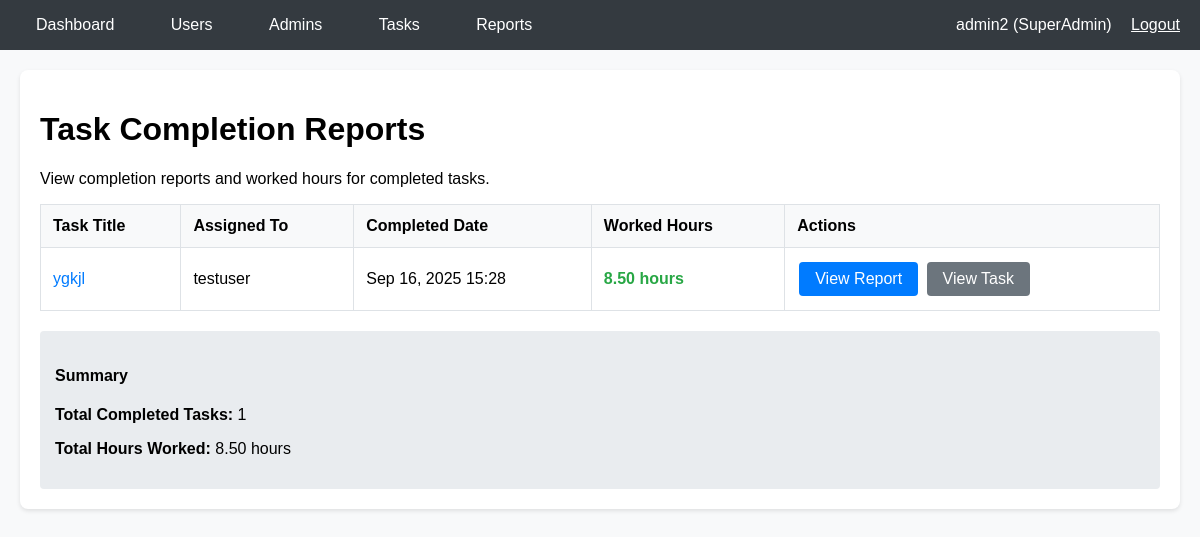
Page /panel/reports/ (signed in) on the committed database.
### users/models.py (models this page shows, shortened)
class Users(AbstractUser):
    ROLE_CHOICES = [
        ('user', 'User'),
        ('admin', 'Admin'),
    ]
    email = models.EmailField(unique=True)
    role = models.CharField(max_length=20, choices=ROLE_CHOICES, default='user')
    admin = models.ForeignKey('self', on_delete=models.SET_NULL, null=True, blank=True, related_name='managed_users')

### tasks/models.py (models this page shows, shortened)
class Task(models.Model):
    STATUS_CHOICES = [
        ('pending', 'Pending'),
        ('in_progress', 'In Progress'),
        ('completed', 'Completed'),
    ]
    title = models.CharField(max_length=255)
    description = models.TextField()
    assigned_to = models.ForeignKey(settings.AUTH_USER_MODEL, on_delete=models.CASCADE, related_name='assigned_tasks')
    due_date = models.DateTimeField(null=True, blank=True)
    status = models.CharField(max_length=20, choices=STATUS_CHOICES, default='pending')
    completion_report = models.TextField(blank=True, null=True)
    created_at = models.DateTimeField(auto_now_add=True)
    updated_at = models.DateTimeField(auto_now=True)
    worked_hours = models.DecimalField(max_digits=5, decimal_places=2, default=0)

### tasks/admin_views.py (the view)
# urls.py: path('reports/', admin_views.reports_list, name='reports_list'),
@login_required
def reports_list(request):
    if not (request.user.is_superuser or getattr(request.user, 'role', None) == 'admin'):
        return redirect('login')
    if request.user.is_superuser:
        completed_tasks = Task.objects.filter(status='completed')
    else:
        completed_tasks = Task.objects.filter(status='completed', assigned_to__admin=request.user)
    total_hours = sum(task.worked_hours for task in completed_tasks)
    return render(request, 'admin/reports_list.html', {
        'completed_tasks': completed_tasks,
        'total_hours': total_hours
    })

### task_manager/templates/admin/reports_list.html
{% extends 'base.html' %}
{% block content %}
<div class="card">
    <h1>Task Completion Reports</h1>
    <p>View completion reports and worked hours for completed tasks.</p>
    <table>
        <thead>
            <tr>
                <th>Task Title</th>
                <th>Assigned To</th>
                <th>Completed Date</th>
                <th>Worked Hours</th>
                <th>Actions</th>
            </tr>
        </thead>
        <tbody>
            {% for task in completed_tasks %}
            <tr>
                <td>
                    <a href="{% url 'report_detail' task.id %}" style="text-decoration: none; color: #007bff;">
                        {{ task.title }}
                    </a>
                </td>
                <td>{{ task.assigned_to.username }}</td>
                <td>{{ task.updated_at|date:"M d, Y H:i" }}</td>
                <td>
                    <span style="font-weight: bold; color: #28a745;">{{ task.worked_hours }} hours</span>
                </td>
                <td>
                    <a href="{% url 'report_detail' task.id %}" class="btn">View Report</a>
                    <a href="{% url 'task_detail' task.id %}" class="btn btn-secondary">View Task</a>
                </td>
            </tr>
            {% empty %}
            <tr>
                <td colspan="5" style="text-align: center; color: #6c757d;">No completed tasks found</td>
            </tr>
            {% endfor %}
        </tbody>
    </table>
    {% if completed_tasks %}
    <div style="margin-top: 20px; padding: 15px; background: #e9ecef; border-radius: 4px;">
        <h4>Summary</h4>
        <p><strong>Total Completed Tasks:</strong> {{ completed_tasks|length }}</p>
        <p><strong>Total Hours Worked:</strong> {{ total_hours }} hours</p>
    </div>
    {% endif %}
</div>
{% endblock %}

### task_manager/templates/base.html (shortened to what this page needs)
<!DOCTYPE html>
<html>
<head>
</head>
<body>
    <div class="header">
        <div class="container">
            <div class="nav">
                <div class="nav-links">
                    <a href="{% url 'dashboard' %}">Dashboard</a>
                    {% if user.is_superuser %}
                        <a href="{% url 'users_list' %}">Users</a>
                        <a href="{% url 'admins_list' %}">Admins</a>
                    {% endif %}
                    {% if user.is_superuser or user.role == 'admin' %}
                        <a href="{% url 'tasks_list' %}">Tasks</a>
                        <a href="{% url 'reports_list' %}">Reports</a>
                    {% endif %}
                </div>
                <div>
                    <span>{{ user.username }} ({% if user.is_superuser %}SuperAdmin{% else %}{{ user.get_role_display }}{% endif %})</span>
                    <a href="{% url 'logout' %}" style="color: white; margin-left: 15px;">Logout</a>
                </div>
            </div>
        </div>
    </div>
    <div class="container">
        <div class="content">
            {% block content %}{% endblock %}
        </div>
    </div>
</body>
</html>

### task_manager/templates/base.html (style rules this page uses)
body { font-family: Arial, sans-serif; margin: 0; padding: 0; background: #f8f9fa; }
.header { background: #343a40; color: white; padding: 1rem 0; }
.container { max-width: 1200px; margin: 0 auto; padding: 0 20px; }
.nav { display: flex; justify-content: space-between; align-items: center; }
.nav-links a { color: white; text-decoration: none; margin-right: 20px; padding: 8px 16px; border-radius: 4px; }
.content { padding: 20px 0; }
.card { background: white; padding: 20px; border-radius: 8px; box-shadow: 0 2px 4px rgba(0,0,0,0.1); margin-bottom: 20px; }
table { width: 100%; border-collapse: collapse; margin-top: 15px; }
th, td { border: 1px solid #dee2e6; padding: 12px; text-align: left; }
th { background: #f8f9fa; font-weight: bold; }
.btn { padding: 8px 16px; background: #007bff; color: white; text-decoration: none; border-radius: 4px; display: inline-block; margin: 2px; border: none; cursor: pointer; }
.btn-secondary { background: #6c757d; }

### rows in the picture
Users: username "admin2"
Task: title "ygkjl", assigned_to.username "testuser", updated_at "Sep 16, 2025 15:28", worked_hours "8.50"

### other values in the picture
{{ completed_tasks|length }} "1"
{{ total_hours }} "8.50"
